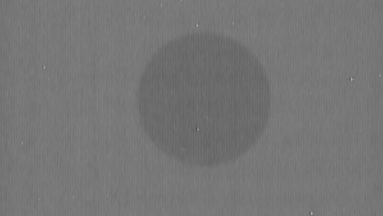
#> input picture ARCS/img/X-Ray/Case_1/Cut/10_mean_42.bmp, 383 x 216 px; its folder holds only this picture in this run
$ jupyter execute --allow-errors 'Sub-pixel edge detection.ipynb'   (shell and % lines are left out)
#> lines starting #> are read from the running program, lines starting #| are printed output that depends on the picture; after the words box and inside, x2 and y2 are one past the last pixel; in counts of white or black regions, pixels touching at a corner belong together
#> further down, img is the input picture: shape (216, 383); min 77, max 183, mean 117.8
[cell 1]
from numpy import linalg as LA
from scipy.optimize import curve_fit
import matplotlib.pyplot as plt
import circle_fit as cf
import numpy as np
import cv2
import timeit
import time
import os

## 影像處理

[cell 2]
def image_processing(gray_img):
    blur = cv2.GaussianBlur(gray_img, (5,5), 0)
    nlm  = cv2.fastNlMeansDenoising(blur, None, 10, 7, 21)
    _, otsu = cv2.threshold(nlm, 0, 255, cv2.THRESH_BINARY_INV+cv2.THRESH_OTSU)
    edge = cv2.Canny(otsu, 0, 20)

    return blur, nlm, otsu, edge

def get_edge_points(edge_img):
    edge_points = [[j,i] for i, r in enumerate(edge_img) for j, c in enumerate(r) if c == 255]

    return edge_points

## Get subpixel edge locations

[cell 3]
def sigmoid(x, a, b):
    return 1.0 / (1.0 + np.exp(-a*(x-b)))

[cell 4]
# [20 lines left out: function get_influential_neighbors, not called in this run]

[cell 5]
def get_negihbors_val(neighbors_loc, img):
    neighbors_val = [img[y,x] for y, x in neighbors_loc]
    return neighbors_val

[cell 6]
# [9 lines left out: function get_negihbors_wt, not called in this run]

[cell 7]
# [9 lines left out: function get_spl_val, not called in this run]

[cell 8]
# [36 lines left out: function get_sbp_edges, not called in this run]

[cell 9]
os.chdir("/home/mj/HardDisk/Github/NTU/ARCS/img/X-Ray/Case_1/Cut")
# os.chdir("/home/mj/Github/NTU/ARCS/img/X-Ray/Case_1/Cut")
file = "10_mean_1.bmp"
img = cv2.imread(file, 0)


#> (the rest of this cell did not finish here and is left out)

[cell 10]
os.chdir("/home/mj/HardDisk/Github/NTU/ARCS/img/X-Ray/Case_1/Cut")
#> (the rest of this cell did not finish here and is left out)

#> in image_processing (call 2), `_, otsu = cv2.threshold(nlm, 0, 255, cv2.THRESH_BINARY_INV+cv2.THRESH_..`:
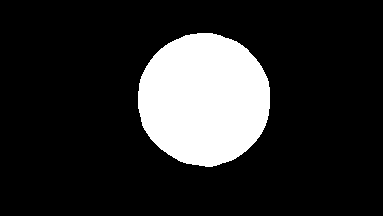
#> otsu: shape (216, 383); 16.8% white; 1 white region, box (x1, y1, x2, y2) and area: (138, 33, 270, 167) 13859
#> in image_processing (call 2), `edge = cv2.Canny(otsu, 0, 20)`:
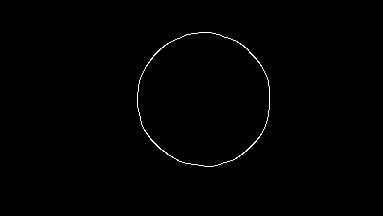
#> edge: shape (216, 383); 0.53% white in thin lines or dots, all inside (x1, y1, x2, y2) = (137, 32, 270, 167)
        edge_points = get_edge_points(edge)
#> in get_edge_points, `edge_points = [[j,i] for i, r in enumerate(edge_img) for j, c in enume..`: edge_points = 441 pairs, first value 137 to 269, second value 32 to 166
        cx,cy,r,_ = cf.least_squares_circle((edge_points))
        sp_edges = get_sbp_edges(np.asarray([cx,cy]), edge_points, nlm)

        cx,cy,r,_ = cf.least_squares_circle((sp_edges))
        predictions.append([cx, cy])
        print("{}: {}, {}".format(image, cx, cy))

except Exception as e:
    print(e)

$ run again, on ARCS/img/X-Ray/Case_1/Cut/10_mean_90.bmp
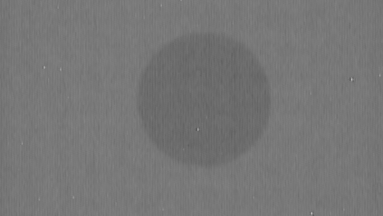
#> input picture ARCS/img/X-Ray/Case_1/Cut/10_mean_90.bmp, 383 x 216 px
#> img is the input picture: shape (216, 383); min 85, max 185, mean 118.3
#> otsu: shape (216, 383); 16.9% white; 1 white region, box (x1, y1, x2, y2) and area: (138, 33, 271, 168) 14008
#> in image_processing (call 2), `edge = cv2.Canny(otsu, 0, 20)`:
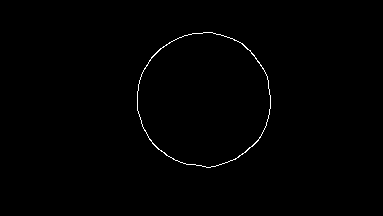
#> edge: shape (216, 383); 0.53% white in thin lines or dots, all inside (x1, y1, x2, y2) = (137, 32, 271, 168)
#> in get_edge_points, `edge_points = [[j,i] for i, r in enumerate(edge_img) for j, c in enume..`: edge_points = 441 pairs, first value 137 to 270, second value 32 to 167
